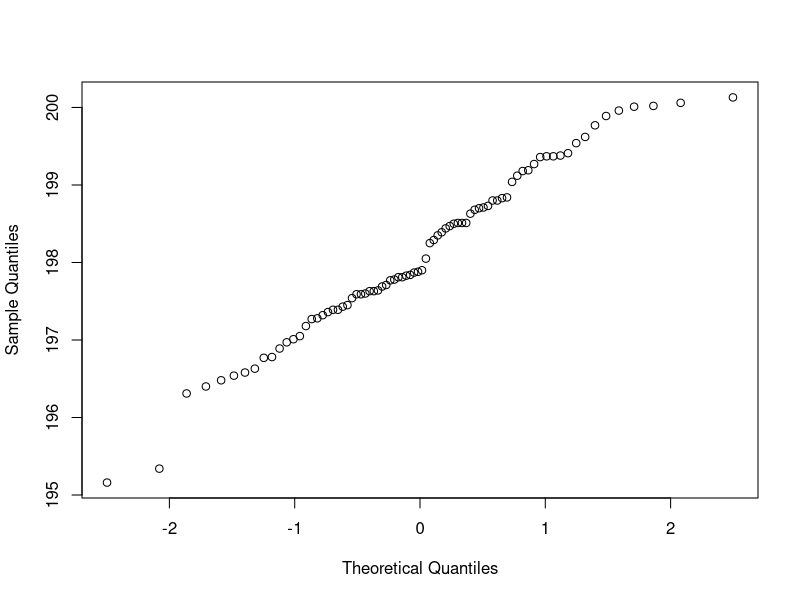
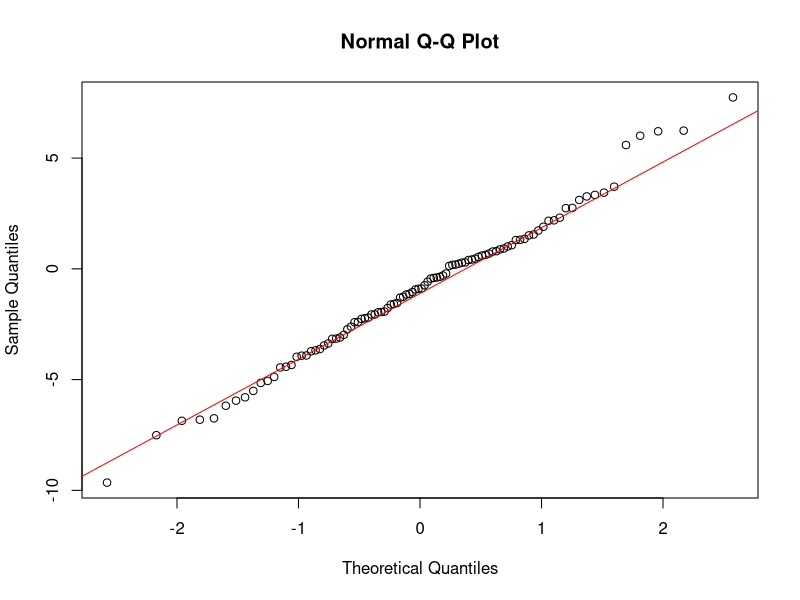
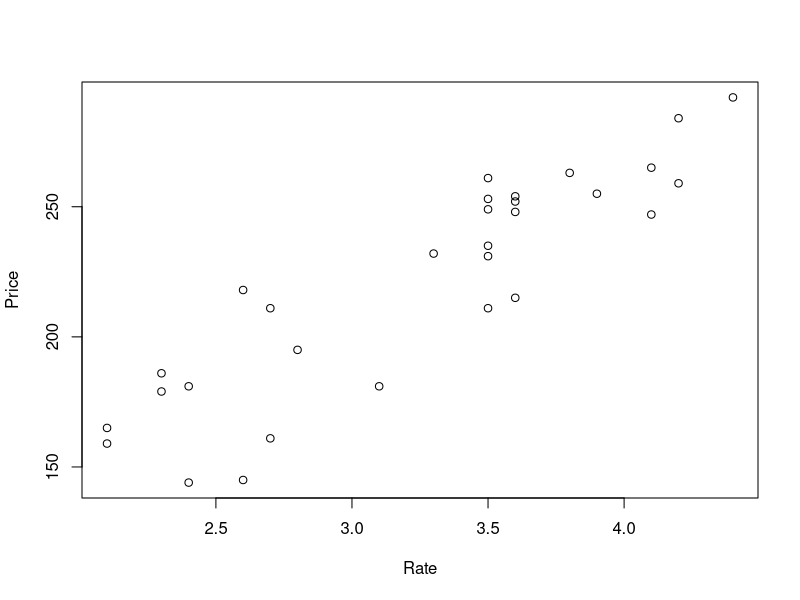
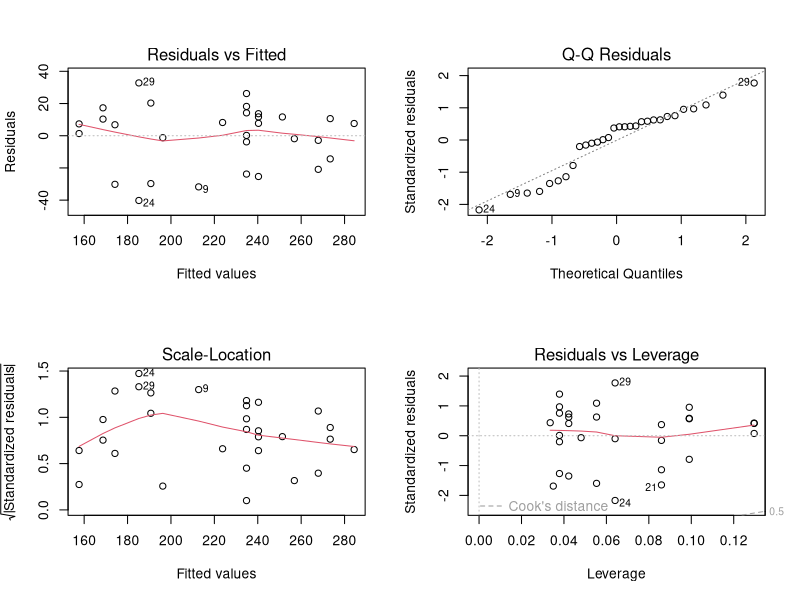

These figures' R source, in order:
## ---- chunk 1
knitr::opts_chunk$set(echo = TRUE)
## ---- chunk 2
#read data
Data1 = read.csv('Question1(4).csv')
summary(Data1)
## ---- chunk 3
#apply t-test
t.test(Data1$Weight, alternative ="two.sided", mu=200, conf.level = 0.95)
## ---- chunk 4
# Check if data is normally distribuited 
qqnorm(Data1$Weight, main="")
## ---- chunk 5
Data2 = read.csv('Question2(4).csv')
Data2
## ---- chunk 6
Data2$diff <- Data2$B-Data2$A
qqnorm(Data2$diff)
qqline(Data2$diff, col="red")
## ---- chunk 7
t.test(x=Data2$A, y=Data2$B, mu=0, paired=TRUE)
## ---- chunk 8
#Checking the data
Data3 = read.csv('Question3(1).csv')
Data3
## ---- chunk 9
plot(Price~Rate, data=Data3)
## ---- chunk 10
# fitting the linear regression model
Data3lm <- lm(Price~Rate, data=Data3)
summary(Data3lm)
## ---- chunk 11
par(mfrow=c(2,2))
plot(Data3lm)
